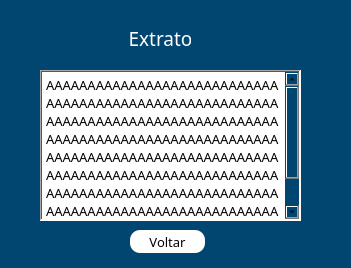
<?xml version="1.0" encoding="UTF-8"?>
<ui version="4.0">
 <class>Extrato</class>
 <widget class="QWidget" name="Extrato">
  <property name="enabled">
   <bool>true</bool>
  </property>
  <property name="geometry">
   <rect>
    <x>0</x>
    <y>0</y>
    <width>351</width>
    <height>268</height>
   </rect>
  </property>
  <property name="windowTitle">
   <string>Form</string>
  </property>
  <property name="styleSheet">
   <string notr="true">background-color: rgb(0, 70, 112);</string>
  </property>
  <widget class="QTextEdit" name="extrato_Edit">
   <property name="enabled">
    <bool>true</bool>
   </property>
   <property name="geometry">
    <rect>
     <x>40</x>
     <y>70</y>
     <width>261</width>
     <height>151</height>
    </rect>
   </property>
   <property name="font">
    <font>
     <family>Berlin Sans FB</family>
     <pointsize>10</pointsize>
    </font>
   </property>
   <property name="styleSheet">
    <string notr="true">color: rgb(0, 0, 0);
background-color: rgb(255, 255, 255);</string>
   </property>
   <property name="frameShape">
    <enum>QFrame::WinPanel</enum>
   </property>
   <property name="frameShadow">
    <enum>QFrame::Sunken</enum>
   </property>
   <property name="lineWidth">
    <number>1</number>
   </property>
   <property name="midLineWidth">
    <number>0</number>
   </property>
   <property name="lineWrapMode">
    <enum>QTextEdit::WidgetWidth</enum>
   </property>
   <property name="html">
    <string>&lt;!DOCTYPE HTML PUBLIC &quot;-//W3C//DTD HTML 4.0//EN&quot; &quot;http://www.w3.org/TR/REC-html40/strict.dtd&quot;&gt;
&lt;html&gt;&lt;head&gt;&lt;meta name=&quot;qrichtext&quot; content=&quot;1&quot; /&gt;&lt;style type=&quot;text/css&quot;&gt;
p, li { white-space: pre-wrap; }
&lt;/style&gt;&lt;/head&gt;&lt;body style=&quot; font-family:'Berlin Sans FB'; font-size:10pt; font-weight:400; font-style:normal;&quot;&gt;
&lt;p style=&quot; margin-top:0px; margin-bottom:0px; margin-left:0px; margin-right:0px; -qt-block-indent:0; text-indent:0px;&quot;&gt;AAAAAAAAAAAAAAAAAAAAAAAAAAAAAAAAAAAAAAAAAAAAAAAAAAAAAAAAAAAAAAAAAAAAAAAAAAAAAAAAAAAAAAAAAAAAAAAAAAAAAAAAAAAAAAAAAAAAAAAAAAAAAAAAAAAAAAAAAAAAAAAAAAAAAAAAAAAAAAAAAAAAAAAAAAAAAAAAAAAAAAAAAAAAAAAAAAAAAAAAAAAAAAAAAAAAAAAAAAAAAAAAAAAAAAAAAAAAAAAAAAAAAAAAAAAAAAAAAAAAAAAAAAAAAAAAAAA&lt;/p&gt;&lt;/body&gt;&lt;/html&gt;</string>
   </property>
  </widget>
  <widget class="QLabel" name="label">
   <property name="geometry">
    <rect>
     <x>130</x>
     <y>30</y>
     <width>61</width>
     <height>16</height>
    </rect>
   </property>
   <property name="font">
    <font>
     <family>Berlin Sans FB</family>
     <pointsize>14</pointsize>
    </font>
   </property>
   <property name="styleSheet">
    <string notr="true">color: rgb(255, 255, 255);</string>
   </property>
   <property name="text">
    <string>Extrato</string>
   </property>
   <property name="alignment">
    <set>Qt::AlignCenter</set>
   </property>
  </widget>
  <widget class="QPushButton" name="voltar_Button">
   <property name="enabled">
    <bool>true</bool>
   </property>
   <property name="geometry">
    <rect>
     <x>130</x>
     <y>230</y>
     <width>75</width>
     <height>23</height>
    </rect>
   </property>
   <property name="font">
    <font>
     <family>Berlin Sans FB</family>
     <pointsize>10</pointsize>
    </font>
   </property>
   <property name="cursor">
    <cursorShape>PointingHandCursor</cursorShape>
   </property>
   <property name="styleSheet">
    <string notr="true">QPushButton{

	color: rgb(0, 0, 0);
	background-color: rgb(255, 255, 255);
	border-radius:10px

}

QPushButton:hover{

	color: rgb(255, 255, 255);
	background-color: rgb(0, 0, 0);
}</string>
   </property>
   <property name="text">
    <string>Voltar</string>
   </property>
  </widget>
 </widget>
 <resources/>
 <connections/>
</ui>
